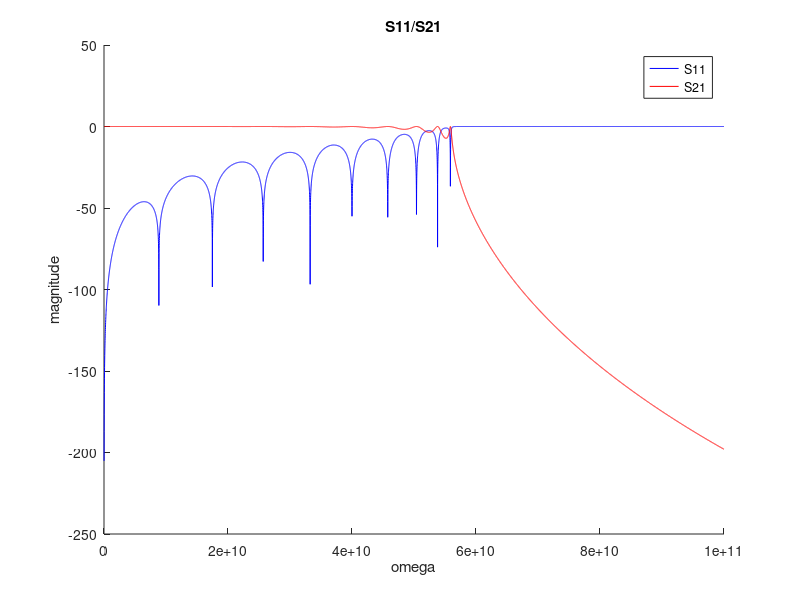
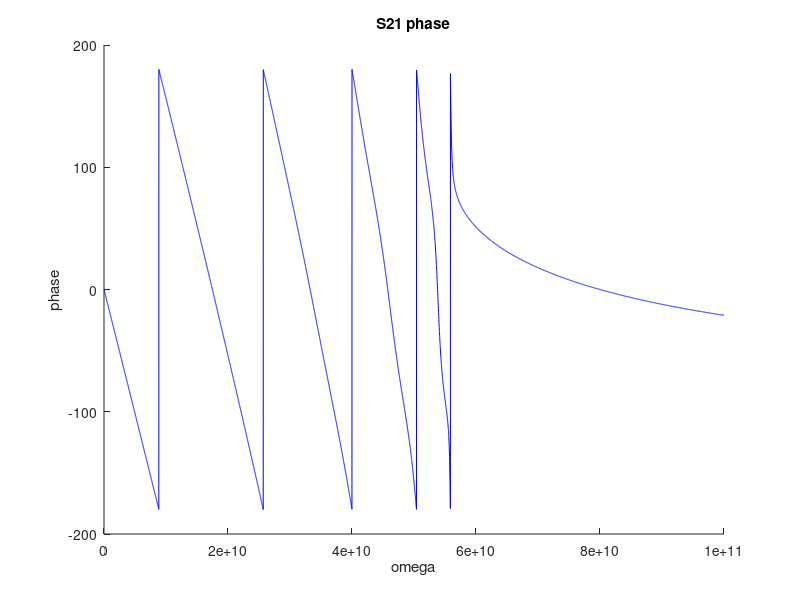
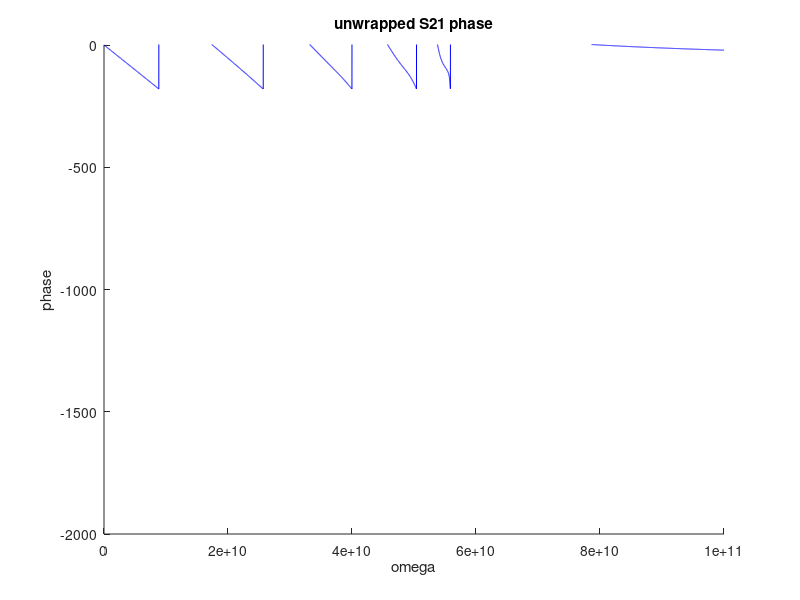
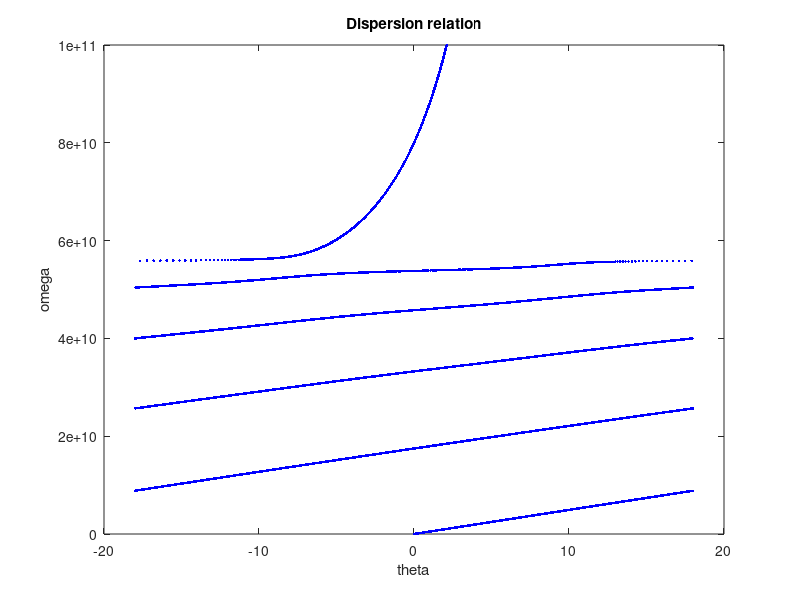

Write MATLAB code to recreate these figures, in order.
%%周期 对称 无耗 PRH的特性

%初始化
clear
clc
close all

LR = 2.5 * 1e-9; %右手单位长度电感
CR = 1e-12; %右手单位长度电感

Omega = 1e11;
omega = 0:Omega / 10000:Omega; %扫频范围

p = 7.5e-4; %网格间距
N = 10; %单元个数
L = p * N; %网格长度

Z = 1i * omega * LR / 2;
Y = 1i * omega * CR;

Zc = sqrt(Z ./ Y);

A = zeros(2, 2, length(omega)); %单元传输矩阵
AN = zeros(2, 2, length(omega)); %总传输矩阵
SN = zeros(2, 2, length(omega)); %散射矩阵

for i = 1:length(omega)
    A(:, :, i) = [1 Z(i) / 2; 0 1] * [1 0; Y(i) 1] * [1 Z(i) / 2; 0 1];
    AN(:, :, i) = A(:, :, i) ^ N;
    SN(:, :, i) = 1 / (AN(1, 1, i) + AN(1, 2, i) / Zc(i) + AN(2, 1, i) * Zc(i) + AN(2, 2, i)) * ...
        [
     AN(1, 1, i) + AN(1, 2, i) / Zc(i) - AN(2, 1, i) * Zc(i) - AN(2, 2, i), 2 * (AN(1, 1, i) * AN(2, 2, i) - AN(1, 2, i) * AN(2, 1, i));
     2, -AN(1, 1, i) + AN(1, 2, i) / Zc(i) - AN(2, 1, i) * Zc(i) + AN(2, 2, i)
     ];
end

S11 = squeeze(SN(1, 1, :));
S21 = squeeze(SN(2, 1, :));

%%fig3.20(a)
h1 = figure;
hold on
S11_dB = 20 * log10(abs(S11));
S21_dB = 20 * log10(abs(S21));
plot(omega, S11_dB, '-', 'Color', 'b')
plot(omega, S21_dB, '-', 'Color', 'r')
xlabel('omega')
ylabel('magnitude')
title('S11/S21')
legend('S11', 'S21')

%%fig3.20(b)
h2 = figure;
hold on
S11_phi = angle(S11) .* 180 / pi;
S21_phi = angle(S21) .* 180 / pi;
plot(omega, S21_phi, '-', 'Color', 'b')
xlabel('omega')
ylabel('phase')
title('S21 phase')

%%fig3.20(c)
h3 = figure;
hold on
unwrappedS21_phi = unwrap(S21_phi, -360);
plot(omega, unwrappedS21_phi, '-', 'Color', 'b')
ylim([-2000, 0])
xlabel('omega')
ylabel('phase')
title('unwrapped S21 phase')

%%fig3.20(d)
beta = -unwrappedS21_phi / L; %相位常数
alpha = -log(abs(S21)) / L; %衰减常数
theta = beta * p; %电长度

h4 = figure;
plot(theta, omega, '.', 'color', 'b')
xlabel('theta')
ylabel('omega')
title('Dispersion relation')
